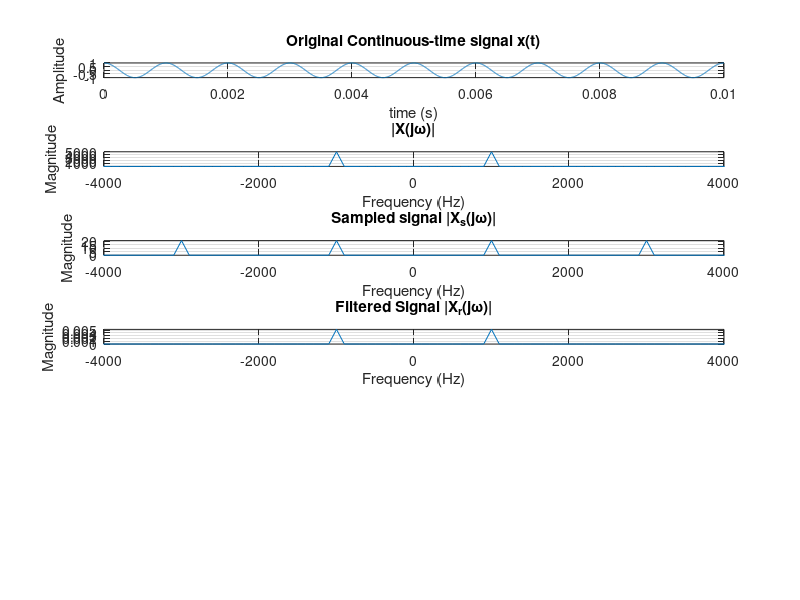

Source code (MATLAB): (Note: this script raises an error after producing the figure.)
clear all
%% Declare Variables
Trep = 1e-6;
t = [0:Trep:0.01];
ftone = 1000;
fs = ftone * 4;
Ts = 1/fs;

xt = cos(2*pi*ftone*t);
%% Continuous Signal
subplot(6,1,1);
plot(t, xt);grid
xlabel("time (s)");
ylabel("Amplitude");
title('Original Continuous-time signal x(t)');

%% Fourier Transfrom
Xjw = fft(xt);
Xjw = fftshift(Xjw);
faxis = linspace(-1/Trep/2,1/Trep/2,length(Xjw));
subplot(6,1,2);
plot(faxis, abs(Xjw));grid
axis([-fs fs -inf inf])
xlabel("Frequency (Hz)");
ylabel("Magnitude")
title('|X(j\omega)|');


%% Impulse train
y = zeros(size(t));
y(1:1/(fs*Trep):end) = 1;

%Xs(t)
xs = xt .* y;

%% Fourier transform of Xs
Xsjw = fft(xs, length(t));
Xsjw = fftshift(Xsjw);
Xsjw(find(abs(Xsjw) < 2)) = 0; 

subplot(6,1,3);
plot(faxis, abs(Xsjw));grid
axis([-fs fs -inf inf]);
xlabel("Frequency (Hz)");
ylabel("Magnitude");
title('Sampled signal |X_s(j\omega)|');

%% Filtered signal low pass filter
Hr = Ts * (abs(2 * pi * faxis) < (pi/Ts));

% Hr = zeros(1, length(faxis));
% 
% for i = 1:length(faxis)
%   if abs(2 * pi * faxis(i)) < (pi / Ts)
%     Hr(i) = Ts;
%   end
% end

Xrjw =  Xsjw .* Hr;

subplot(6,1,4);
plot(faxis, abs(Xrjw));grid
axis([-fs fs -inf inf]);
xlabel("Frequency (Hz)");
ylabel("Magnitude");
title('Filtered Signal |X_r(j\omega)|');

%% Reconstructed signal
xrt = Inv_Fourier(Xrjw);

xrt=max(xt)/max(xrt)*xrt;

subplot(6,1,5);
plot(t, xrt); grid
xlabel("Time (s)");
ylabel("Amplitude");
title('Reconstructed signal x_r(t)');

subplot(6,1,6);
plot(t,xt, '-r', t, xrt, '-c');grid
xlabel("Time (s)");
ylabel("Amplitude");
legend('Original Signal x(t)', 'Reconstructed Signal x_r(t)')
title('Original Signal x(t) & Reconstructed signal x_r(t)');

